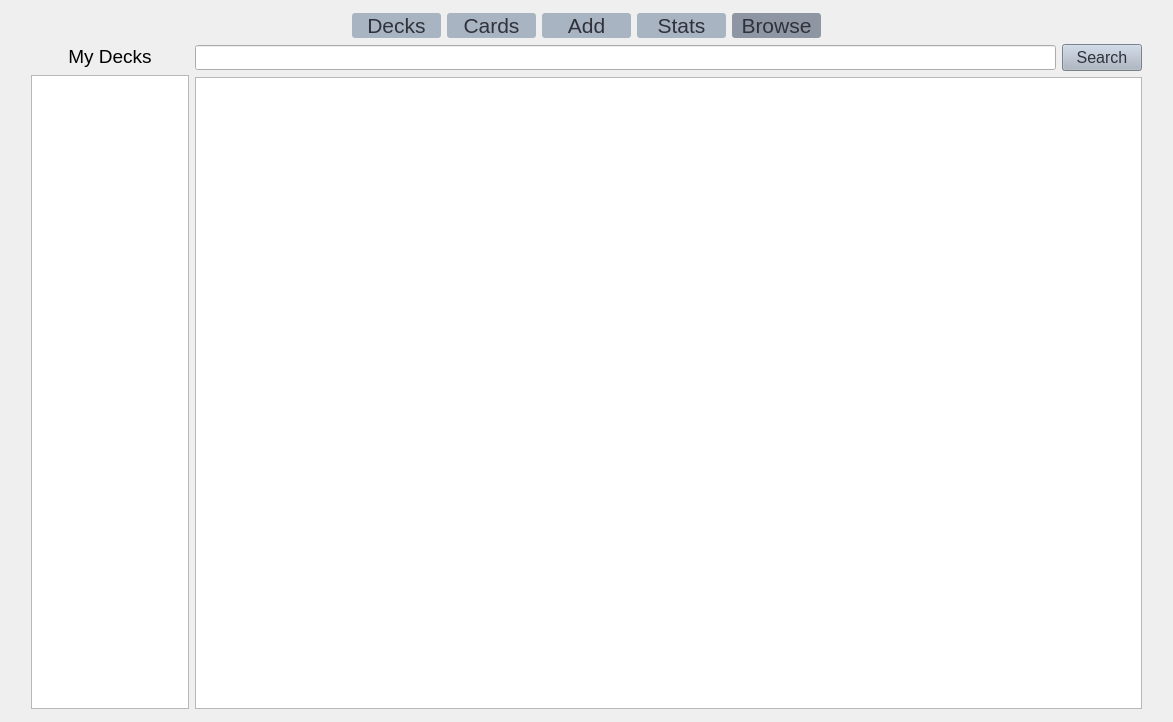
<?xml version="1.0" encoding="UTF-8"?>
<ui version="4.0">
 <class>Form</class>
 <widget class="QWidget" name="Form">
  <property name="geometry">
   <rect>
    <x>0</x>
    <y>0</y>
    <width>1173</width>
    <height>722</height>
   </rect>
  </property>
  <property name="windowTitle">
   <string>Form</string>
  </property>
  <layout class="QVBoxLayout" name="verticalLayout_3">
   <item>
    <spacer name="verticalSpacer">
     <property name="orientation">
      <enum>Qt::Vertical</enum>
     </property>
     <property name="sizeType">
      <enum>QSizePolicy::Fixed</enum>
     </property>
     <property name="sizeHint" stdset="0">
      <size>
       <width>1146</width>
       <height>2</height>
      </size>
     </property>
    </spacer>
   </item>
   <item>
    <layout class="QHBoxLayout" name="horizontalLayout">
     <item>
      <spacer name="horizontalSpacer_2">
       <property name="orientation">
        <enum>Qt::Horizontal</enum>
       </property>
       <property name="sizeHint" stdset="0">
        <size>
         <width>0</width>
         <height>20</height>
        </size>
       </property>
      </spacer>
     </item>
     <item>
      <widget class="QPushButton" name="decks">
       <property name="sizePolicy">
        <sizepolicy hsizetype="Minimum" vsizetype="Fixed">
         <horstretch>0</horstretch>
         <verstretch>0</verstretch>
        </sizepolicy>
       </property>
       <property name="minimumSize">
        <size>
         <width>89</width>
         <height>0</height>
        </size>
       </property>
       <property name="font">
        <font>
         <family>MS Shell Dlg 2</family>
         <pointsize>16</pointsize>
         <weight>50</weight>
         <italic>false</italic>
         <bold>false</bold>
        </font>
       </property>
       <property name="styleSheet">
        <string notr="true">border-radius:3px;background-color:rgb(169, 180, 194);color:rgb(47, 50, 58);
font: 16pt</string>
       </property>
       <property name="text">
        <string>Decks</string>
       </property>
      </widget>
     </item>
     <item>
      <widget class="QPushButton" name="cards">
       <property name="sizePolicy">
        <sizepolicy hsizetype="Minimum" vsizetype="Fixed">
         <horstretch>0</horstretch>
         <verstretch>0</verstretch>
        </sizepolicy>
       </property>
       <property name="minimumSize">
        <size>
         <width>89</width>
         <height>0</height>
        </size>
       </property>
       <property name="font">
        <font>
         <family>MS Shell Dlg 2</family>
         <pointsize>16</pointsize>
         <weight>50</weight>
         <italic>false</italic>
         <bold>false</bold>
        </font>
       </property>
       <property name="styleSheet">
        <string notr="true">border-radius:3px;background-color:rgb(169, 180, 194);
font: 16pt;color:rgb(47, 50, 58)</string>
       </property>
       <property name="text">
        <string>Cards</string>
       </property>
      </widget>
     </item>
     <item>
      <widget class="QPushButton" name="add">
       <property name="sizePolicy">
        <sizepolicy hsizetype="Minimum" vsizetype="Fixed">
         <horstretch>0</horstretch>
         <verstretch>0</verstretch>
        </sizepolicy>
       </property>
       <property name="minimumSize">
        <size>
         <width>89</width>
         <height>0</height>
        </size>
       </property>
       <property name="styleSheet">
        <string notr="true">border-radius:3px;background-color:rgb(169, 180, 194);
font: 16pt;color:rgb(47, 50, 58)</string>
       </property>
       <property name="text">
        <string>Add</string>
       </property>
      </widget>
     </item>
     <item>
      <widget class="QPushButton" name="stats">
       <property name="sizePolicy">
        <sizepolicy hsizetype="Minimum" vsizetype="Fixed">
         <horstretch>0</horstretch>
         <verstretch>0</verstretch>
        </sizepolicy>
       </property>
       <property name="minimumSize">
        <size>
         <width>89</width>
         <height>0</height>
        </size>
       </property>
       <property name="font">
        <font>
         <family>MS Shell Dlg 2</family>
         <pointsize>16</pointsize>
         <weight>50</weight>
         <italic>false</italic>
         <bold>false</bold>
        </font>
       </property>
       <property name="styleSheet">
        <string notr="true">border-radius:3px;background-color:rgb(169, 180, 194);
font: 16pt;color:rgb(47, 50, 58)</string>
       </property>
       <property name="text">
        <string>Stats</string>
       </property>
      </widget>
     </item>
     <item>
      <widget class="QPushButton" name="browse">
       <property name="sizePolicy">
        <sizepolicy hsizetype="Minimum" vsizetype="Fixed">
         <horstretch>0</horstretch>
         <verstretch>0</verstretch>
        </sizepolicy>
       </property>
       <property name="minimumSize">
        <size>
         <width>89</width>
         <height>0</height>
        </size>
       </property>
       <property name="font">
        <font>
         <family>MS Shell Dlg 2</family>
         <pointsize>16</pointsize>
         <weight>50</weight>
         <italic>false</italic>
         <bold>false</bold>
        </font>
       </property>
       <property name="styleSheet">
        <string notr="true">border-radius:3px;background-color:#8F96A3;
font: 16pt;color:rgb(47, 50, 58)</string>
       </property>
       <property name="text">
        <string>Browse</string>
       </property>
      </widget>
     </item>
     <item>
      <spacer name="horizontalSpacer">
       <property name="orientation">
        <enum>Qt::Horizontal</enum>
       </property>
       <property name="sizeHint" stdset="0">
        <size>
         <width>0</width>
         <height>20</height>
        </size>
       </property>
      </spacer>
     </item>
    </layout>
   </item>
   <item>
    <layout class="QHBoxLayout" name="horizontalLayout_3" stretch="0,1,6,0">
     <item>
      <spacer name="horizontalSpacer_4">
       <property name="orientation">
        <enum>Qt::Horizontal</enum>
       </property>
       <property name="sizeHint" stdset="0">
        <size>
         <width>20</width>
         <height>20</height>
        </size>
       </property>
      </spacer>
     </item>
     <item>
      <layout class="QVBoxLayout" name="verticalLayout_2">
       <item>
        <widget class="QLabel" name="label_3">
         <property name="minimumSize">
          <size>
           <width>0</width>
           <height>25</height>
          </size>
         </property>
         <property name="styleSheet">
          <string notr="true">font: 14pt</string>
         </property>
         <property name="text">
          <string>My Decks</string>
         </property>
         <property name="alignment">
          <set>Qt::AlignCenter</set>
         </property>
        </widget>
       </item>
       <item>
        <widget class="QTreeView" name="mydeckslist">
         <property name="editTriggers">
          <set>QAbstractItemView::NoEditTriggers</set>
         </property>
         <property name="alternatingRowColors">
          <bool>true</bool>
         </property>
         <property name="selectionMode">
          <enum>QAbstractItemView::NoSelection</enum>
         </property>
         <property name="indentation">
          <number>0</number>
         </property>
         <property name="sortingEnabled">
          <bool>false</bool>
         </property>
         <property name="headerHidden">
          <bool>false</bool>
         </property>
         <attribute name="headerStretchLastSection">
          <bool>false</bool>
         </attribute>
        </widget>
       </item>
      </layout>
     </item>
     <item>
      <layout class="QVBoxLayout" name="verticalLayout">
       <item>
        <layout class="QHBoxLayout" name="horizontalLayout_2">
         <item>
          <widget class="QLineEdit" name="browsefilter">
           <property name="sizePolicy">
            <sizepolicy hsizetype="Expanding" vsizetype="Fixed">
             <horstretch>0</horstretch>
             <verstretch>0</verstretch>
            </sizepolicy>
           </property>
           <property name="minimumSize">
            <size>
             <width>0</width>
             <height>25</height>
            </size>
           </property>
          </widget>
         </item>
         <item>
          <spacer name="horizontalSpacer_3">
           <property name="orientation">
            <enum>Qt::Horizontal</enum>
           </property>
           <property name="sizeType">
            <enum>QSizePolicy::Fixed</enum>
           </property>
           <property name="sizeHint" stdset="0">
            <size>
             <width>0</width>
             <height>20</height>
            </size>
           </property>
          </spacer>
         </item>
         <item>
          <widget class="QPushButton" name="searchbutton">
           <property name="sizePolicy">
            <sizepolicy hsizetype="Minimum" vsizetype="Fixed">
             <horstretch>0</horstretch>
             <verstretch>0</verstretch>
            </sizepolicy>
           </property>
           <property name="minimumSize">
            <size>
             <width>0</width>
             <height>25</height>
            </size>
           </property>
           <property name="styleSheet">
            <string notr="true">background-color:rgb(169, 180, 194);
font: 12pt;color:rgb(47, 50, 58)</string>
           </property>
           <property name="text">
            <string>Search</string>
           </property>
          </widget>
         </item>
        </layout>
       </item>
       <item>
        <widget class="QTreeView" name="deckstreeview">
         <property name="styleSheet">
          <string notr="true"/>
         </property>
         <property name="editTriggers">
          <set>QAbstractItemView::NoEditTriggers</set>
         </property>
         <property name="selectionMode">
          <enum>QAbstractItemView::SingleSelection</enum>
         </property>
        </widget>
       </item>
      </layout>
     </item>
     <item>
      <spacer name="horizontalSpacer_5">
       <property name="orientation">
        <enum>Qt::Horizontal</enum>
       </property>
       <property name="sizeType">
        <enum>QSizePolicy::Expanding</enum>
       </property>
       <property name="sizeHint" stdset="0">
        <size>
         <width>20</width>
         <height>20</height>
        </size>
       </property>
      </spacer>
     </item>
    </layout>
   </item>
   <item>
    <spacer name="verticalSpacer_2">
     <property name="orientation">
      <enum>Qt::Vertical</enum>
     </property>
     <property name="sizeType">
      <enum>QSizePolicy::Fixed</enum>
     </property>
     <property name="sizeHint" stdset="0">
      <size>
       <width>1146</width>
       <height>2</height>
      </size>
     </property>
    </spacer>
   </item>
  </layout>
 </widget>
 <resources/>
 <connections/>
</ui>
